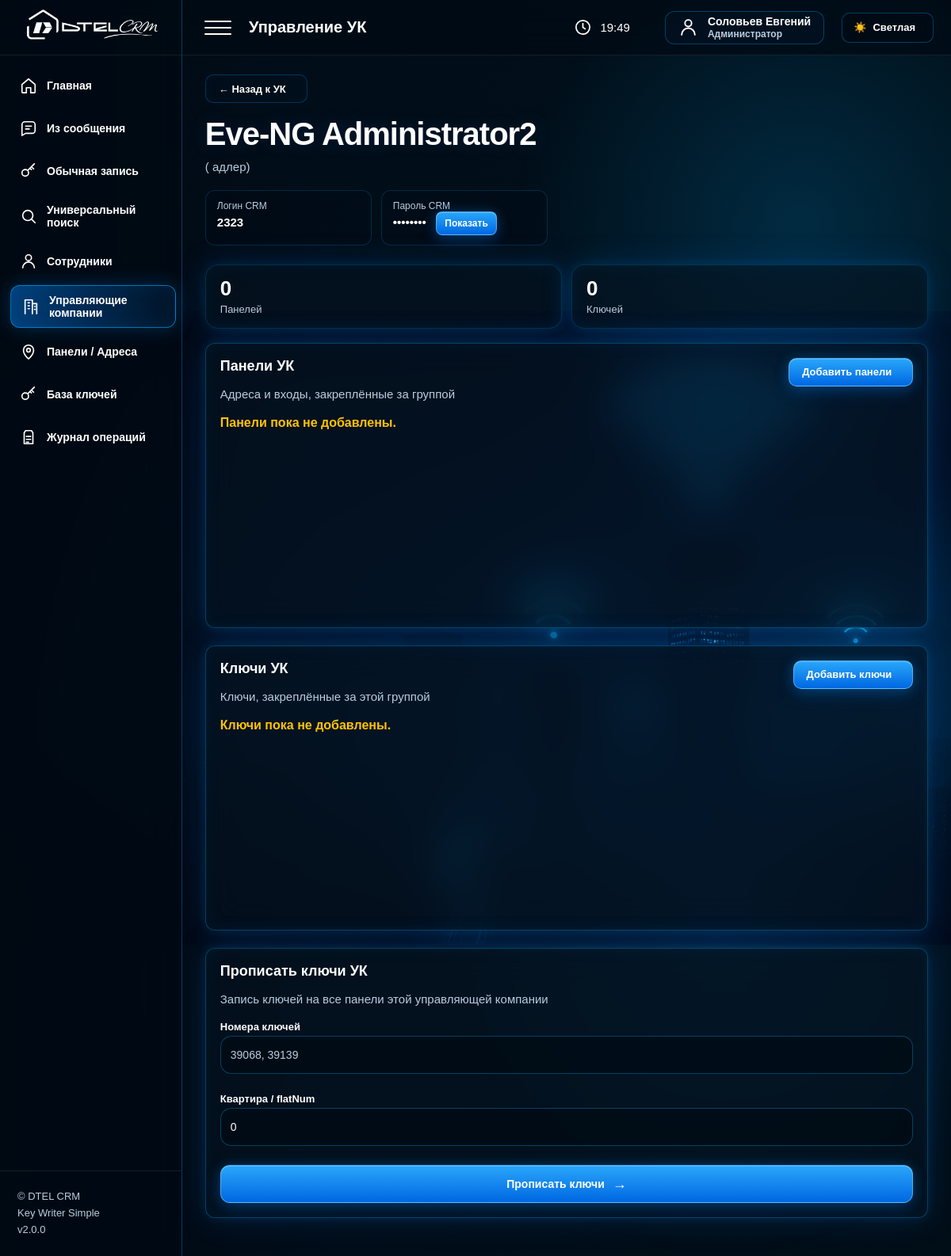
Screenshot of /uk/8 (signed in) with the database file from the repository.
### tables this page shows
CREATE TABLE uk_groups (
            id INTEGER PRIMARY KEY AUTOINCREMENT,
            name TEXT UNIQUE NOT NULL,
            note TEXT DEFAULT ''
        , crm_login TEXT DEFAULT '', crm_password TEXT DEFAULT '');

### app/routers/uk.py (the view)
@router.get("/uk/{group_id}", response_class=HTMLResponse)
def uk_detail(
    request: Request,
    group_id: int,
):
    group = get_group(group_id)
    if not group:
        return RedirectResponse(
            url="/uk",
            status_code=303,
        )
    return templates.TemplateResponse(
        "uk_detail.html",
        {
            "request": request,
            "group": group,
            "group_panels": get_group_panels(group_id),
            "available_panels": get_available_panels(group_id),
            "group_keys": get_group_keys(group_id),
            "message": None,
        },
    )

### app/templates/uk_detail.html (shortened to what this page needs)
{% extends 'base.html' %}
{% block page_name %}Управление УК{% endblock %}
{% block content %}
<div class="hero-title uk-detail-hero">
    <div>
        <a class="btn btn-small btn-ghost" href="/uk">
            ← Назад к УК
        </a>
        <h1>{{ group.name }}</h1>
        <p class="subtitle">
            {{ group.note or 'Управление панелями и ключами этой УК' }}
        </p>
        <div class="uk-detail-crm">
            <div>
                <span>Логин CRM</span>
                <b>{{ group.crm_login or '—' }}</b>
            </div>
            <div>
                <span>Пароль CRM</span>
                <b
                    id="detailCrmPassword"
                    data-password="{{ group.crm_password or '' }}"
                >
                    {% if group.crm_password %}
                        ••••••••
                    {% else %}
                        —
                    {% endif %}
                </b>
                {% if group.crm_password %}
                <button
                    type="button"
                    class="uk-detail-password-toggle"
                    id="detailPasswordToggle"
                >
                    Показать
                </button>
                {% endif %}
            </div>
        </div>
    </div>
    <div class="uk-stats">
        <div>
            <b>{{ group_panels|length }}</b>
            <span>Панелей</span>
        </div>
        <div>
            <b>{{ group_keys|length }}</b>
            <span>Ключей</span>
        </div>
    </div>
</div>
<div class="uk-control-grid">
    <div class="panel uk-manage-panel">
        <div class="panel-head">
            <div>
                <h2>Панели УК</h2>
                <p class="subtitle">
                    Адреса и входы, закреплённые за группой
                </p>
            </div>
            <button
                type="button"
                class="btn btn-small"
                id="openPanelsModal"
            >
                Добавить панели
            </button>
        </div>
        {% if group_panels %}
        <div class="uk-items-list">
            {% for p in group_panels %}
            <div class="uk-item-row">
                <div>
                    <b>{{ p.entrance or '—' }}</b>
                    <span>{{ p.address }}</span>
                    <small>{{ p.mac }}</small>
                </div>
                <form
                    method="post"
                    action="/uk/{{ group.id }}/panels/remove"
                    onsubmit="return confirm('Убрать эту панель из УК?')"
                >
                    <input
                        type="hidden"
                        name="panel_id"
                        value="{{ p.id }}"
                    >
                    <button
                        type="submit"
                        class="danger-btn btn-small"
                    >
                        Удалить
                    </button>
                </form>
            </div>
            {% endfor %}
        </div>
        {% else %}
        <p class="warn">Панели пока не добавлены.</p>
        {% endif %}
    </div>
    <div class="panel uk-manage-panel">
        <div class="panel-head">
            <div>
                <h2>Ключи УК</h2>
                <p class="subtitle">
                    Ключи, закреплённые за этой группой
                </p>
            </div>
            <button
                type="button"
                class="btn btn-small"
                id="openKeysModal"
            >
                Добавить ключи
            </button>
        </div>
        {% if group_keys %}
        <div class="table-scroll small-scroll">
            <table>
                <thead>
                <tr>
                    <th>Номер</th>
                    <th>HEX</th>
                    <th>Тип</th>
                    <th></th>
                </tr>
                </thead>
                <tbody>
                {% for k in group_keys %}
                <tr>
                    <td><b>{{ k.number }}</b></td>
                    <td>{{ k.hex_value }}</td>
                    <td>{{ k.key_type or '—' }}</td>
                    <td>
                        <form
                            method="post"
                            action="/uk/{{ group.id }}/keys/remove"
                            onsubmit="return confirm('Убрать ключ {{ k.number }} из УК?')"
                        >
                            <input
                                type="hidden"
                                name="key_id"
                                value="{{ k.id }}"
                            >
                            <button
                                type="submit"
                                class="danger-btn btn-small"
                            >
                                Удалить
                            </button>
                        </form>
                    </td>
                </tr>
                {% endfor %}
                </tbody>
            </table>
        </div>
        {% else %}
        <p class="warn">Ключи пока не добавлены.</p>
        {% endif %}
    </div>
</div>
<div class="panel uk-write-panel">
    <div class="panel-head">
        <div>
            <h2>Прописать ключи УК</h2>
            <p class="subtitle">
                Запись ключей на все панели этой управляющей компании
            </p>
        </div>
    </div>
    <form
        method="post"
        action="/uk/{{ group.id }}/write"
        class="uk-write-form"
    >
        <div>
            <label>Номера ключей</label>
            <input
                name="key_values"
                placeholder="39068, 39139"
                required
            >
        </div>
        <div>
            <label>Квартира / flatNum</label>
            <input
                name="flat_num"
                value="0"
            >
        </div>
        <button type="submit" class="btn">
            Прописать ключи
        </button>
    </form>
</div>
{% endblock %}

### app/static/css/base.css (style rules this page uses)
* { box-sizing: border-box; }
:root { --sidebar-width: 230px; --bg-color: #02111a; --text: #ffffff; --text-strong: #ffffff; --muted: #b8cde0; --panel: rgba(6, 20, 34, 0.58); --panel-strong: rgba(0, 10, 20, 0.72); --line: rgba(0, 170, 255, 0.32); --line-soft: rgba(0, 170, 255, 0.20); --soft: rgba(255, 255, 255, 0.08); --blue: #00aaff; --blue-2: #0b8fff; --green: #2cff9a; --red: #ff4a5f; --yellow: #ffc400; --field-bg: rgba(0, 10, 20, 0.72); --field-text: #ffffff; --field-border: rgba(0, 170, 255, 0.34); --hover-bg: rgba(0, 170, 255, 0.08); --hover-text: #ffffff; --shadow-panel: inset 0 0 24px rgba(0,170,255,.05), 0 0 14px rgba(0,170,255,.12), 0 0 42px rgba(0,120,255,.18); }
html, body { margin: 0; min-height: 100%; font-family: Arial, Helvetica, sans-serif; color: var(--text); background: linear-gradient( 90deg, rgba(0, 8, 17, 0.90) 0%, rgba(0, 12, 25, 0.62) 34%, rgba(0, 12, 25, 0.25) 66%, rgba(0, 12, 25, 0.04) 100% ), linear-gradient( 180deg, rgba(0, 8, 17, 0.08), rgba(0, 8, 17, 0.35) ), url("/static/img/hero.png") right center / contain fixed no-repeat; background-color: var(--bg-color); }
body::before { content: ""; position: fixed; inset: 0; pointer-events: none; background: radial-gradient(circle at 84% 18%, rgba(0, 170, 255, 0.18), transparent 22%), radial-gradient(circle at 76% 74%, rgba(0, 150, 255, 0.12), transparent 28%), radial-gradient(circle at 95% 52%, rgba(0, 190, 255, 0.08), transparent 20%); z-index: 0; }
h1 { margin: 0 0 10px; color: var(--text-strong); font-size: 40px; line-height: 1.05; font-weight: 900; letter-spacing: -1px; text-shadow: 0 0 24px rgba(0, 140, 255, 0.16); }
h2 { margin: 0 0 14px; color: var(--text-strong); font-size: 18px; }
p { margin: 0; }
.subtitle { margin: 0; color: var(--muted); font-size: 15px; line-height: 1.45; }
.warn { color: var(--yellow); font-weight: 900; }

### app/static/css/layout.css (style rules this page uses)
.hero-title { margin-bottom: 18px; }

### app/static/css/components.css (style rules this page uses)
.panel, .card { background: var(--panel); color: var(--text); border: 1px solid var(--line); border-radius: 12px; backdrop-filter: blur(22px); box-shadow: var(--shadow-panel); transition: 0.22s; }
.panel { padding: 18px; }
.btn, button, input[type="submit"] { min-height: 42px; display: inline-flex; align-items: center; justify-content: center; gap: 10px; padding: 0 22px; color: #ffffff; background: linear-gradient(180deg, rgba(42, 170, 255, 0.98), rgba(0, 105, 230, 0.98)); border: 1px solid rgba(120, 215, 255, 0.55); border-radius: 12px; font-size: 14px; font-weight: 900; text-decoration: none; cursor: pointer; box-shadow: inset 0 1px 0 rgba(255, 255, 255, 0.22), 0 8px 20px rgba(0, 100, 220, 0.24), 0 0 18px rgba(0, 170, 255, 0.22); transition: transform .18s, background .18s, box-shadow .18s, border-color .18s; }
.btn::after { content: "→"; font-size: 18px; line-height: 1; }
.btn-small { min-height: 36px; height: 36px; padding: 0 16px; border-radius: 10px; font-size: 13px; }
.btn-small::after { content: ""; }
.btn-ghost { color: var(--text); background: rgba(0, 18, 34, 0.35); border: 1px solid rgba(0, 170, 255, 0.26); box-shadow: inset 0 0 14px rgba(0, 170, 255, 0.035); }
.panel-head, .panel-list-head, .panels-head { display: flex; align-items: flex-start; justify-content: space-between; gap: 18px; flex-wrap: wrap; margin-bottom: 16px; }

### app/static/css/forms.css (style rules this page uses)
label { display: block; margin-bottom: 4px; color: var(--text-strong); font-size: 13px; font-weight: 800; }
input, textarea, select { width: 100%; min-height: 38px; margin-bottom: 10px; padding: 8px 12px; border-radius: 10px; outline: none; color: var(--field-text); background: var(--field-bg); border: 1px solid var(--field-border); font-size: 14px; transition: background .2s, color .2s, border-color .2s, box-shadow .2s; }
input::placeholder, textarea::placeholder { color: var(--muted); }

### rows the page displays
uk_groups: name "Eve-NG Administrator2", note "( адлер)", crm_login "2323"

### other values shown
{{ current_user(request)["full_name"] }} "Соловьев Евгений"
{{ group_panels|length }} "0"
{{ group_keys|length }} "0"
